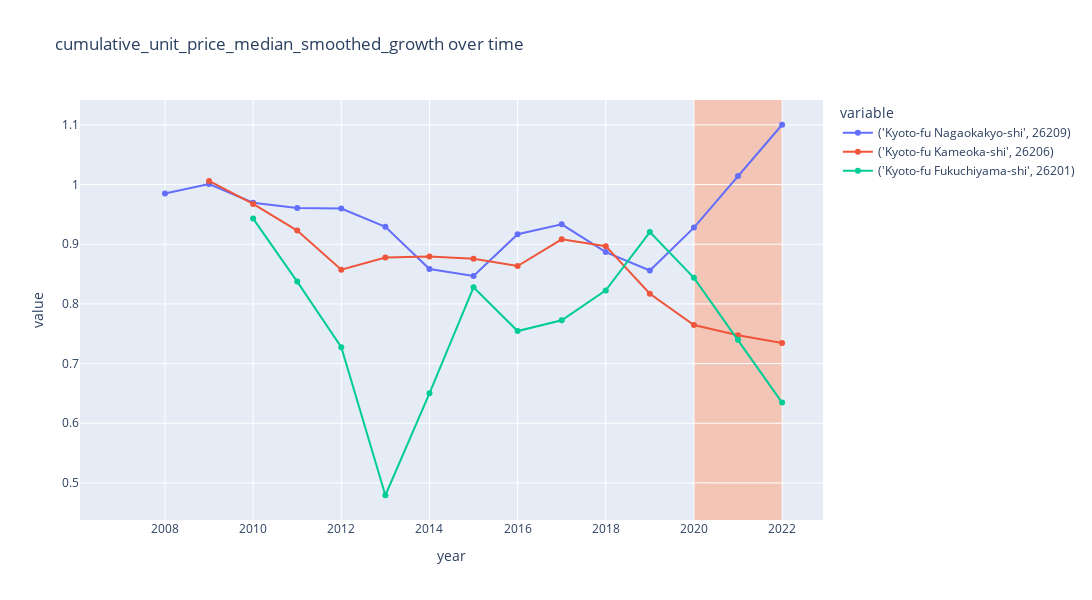
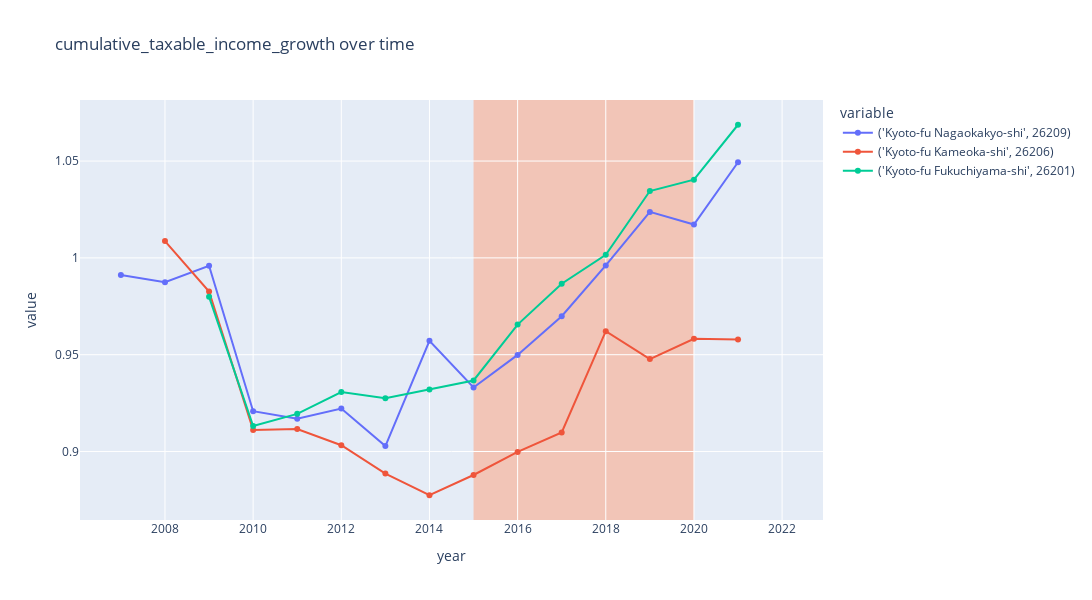
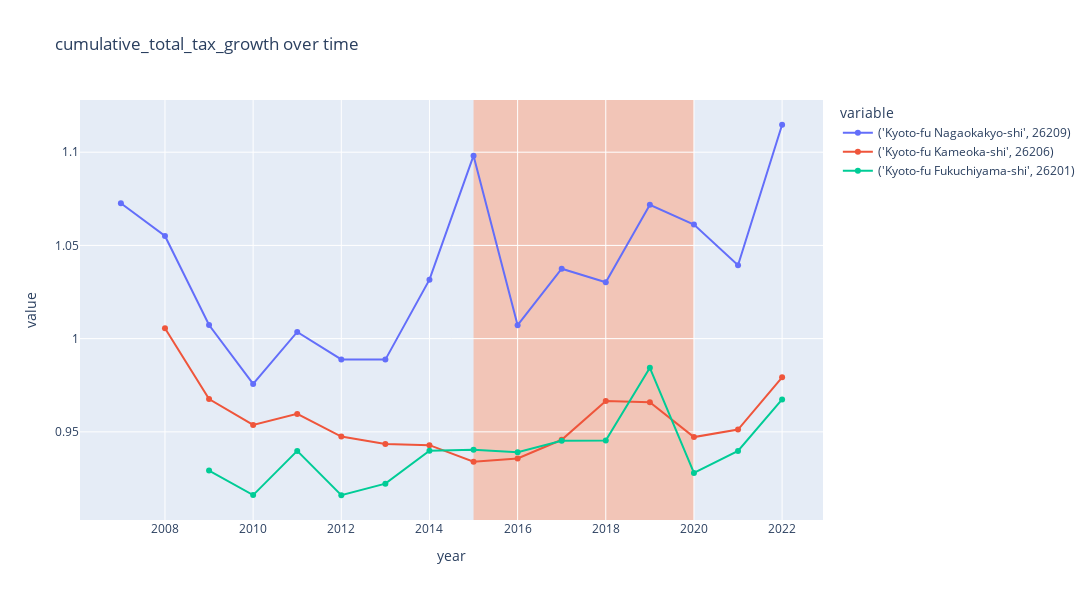
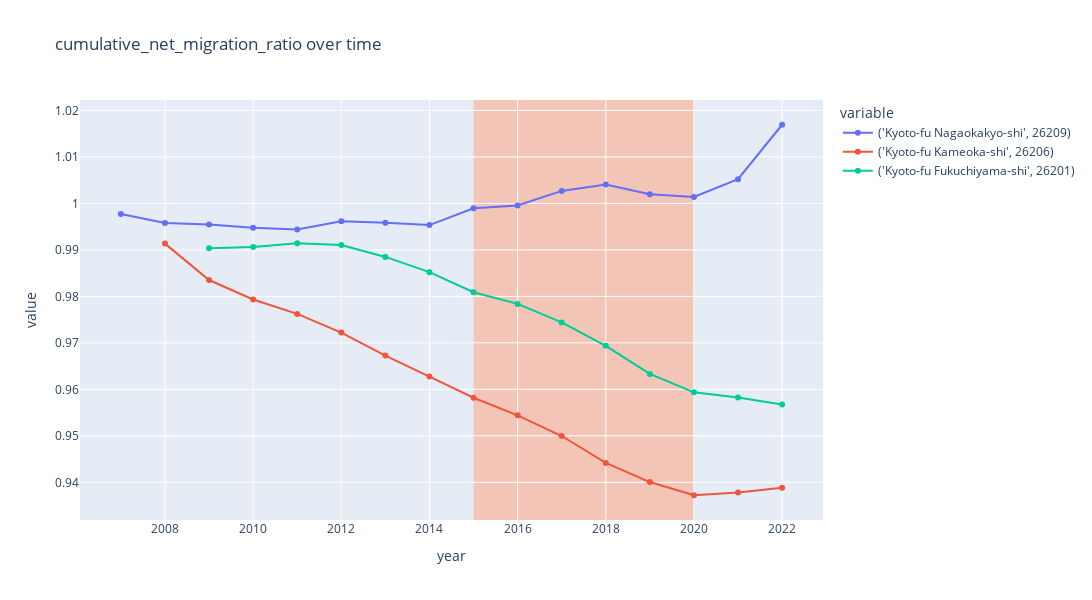

The cell these charts' notebook holds for them, in order:
### Code cell
area_codes = [26209, 26206, 26201]
area_df = core_df[core_df["area_code"].isin(area_codes)].sort_values(by="year", ascending=True)

area_df[f"cumulative_{metric}_growth"] = get_cumulative_growth_from_base(area_df.copy(), metric)

plot_time_series(
    area_df,
    f"cumulative_{metric}_growth",
    group_by_columns,
    granularity_columns,
    f"cumulative_{metric}_growth over time",
    # visible="legendonly",
    width=1200,
    height=600,
    highlight=True,
    highlight_range=(2020, 2022)
)

growth_factors = [
    "taxable_income_growth",
    "total_tax_growth",
    "net_migration_ratio",
    "new_dwellings_ratio",
]

base_factors = [
    "taxpayer_count",
    "count"
]

cumulative_factors = [
    f"cumulative_{factor}" for factor in growth_factors
] + [
    f"cumulative_{factor}_growth" for factor in base_factors
]

area_df[growth_factors] = area_df[growth_factors].replace({0: np.nan})
area_df[base_factors] = area_df[base_factors].replace({0: np.nan})

for factor in growth_factors:
    area_df[f"cumulative_{factor}"] = get_cumulative_growth(
        area_df.copy(), factor
    )

for factor in base_factors:
    area_df[f"cumulative_{factor}_growth"] = get_cumulative_growth_from_base(
        area_df.copy(), factor
    )

for cumulative_factor in cumulative_factors:
    plot_time_series(
        area_df,
        cumulative_factor,
        group_by_columns,
        granularity_columns,
        f"{cumulative_factor} over time",
        # visible="legendonly",
        width=1200,
        height=600,
        highlight=True,
        highlight_range=(2015, 2020)
    )

### Figure 1 — Plotly figure (JSON) as saved in the notebook; plotly's stock layout.template omitted (floating-point values rounded to 4 significant figures)
{"data": [{"hovertemplate": "variable=('Kyoto-fu Nagaokakyo-shi', 26209)<br>year=%{x}<br>value=%{y}<extra></extra>", "legendgroup": "('Kyoto-fu Nagaokakyo-shi', 26209)", "line": {"color": "#636efa", "dash": "solid"}, "marker": {"symbol": "circle"}, "mode": "lines+markers", "name": "('Kyoto-fu Nagaokakyo-shi', 26209)", "orientation": "v", "showlegend": true, "type": "scatter", "x": [2007, 2008, 2009, 2010, 2011, 2012, 2013, 2014, 2015, 2016, 2017, 2018, 2019, 2020, 2021, 2022], "xaxis": "x", "y": [null, 0.9852, 1.001, 0.9695, 0.9609, 0.9599, 0.9291, 0.8584, 0.8467, 0.9169, 0.9335, 0.8869, 0.856, 0.9278, 1.014, 1.1], "yaxis": "y"}, {"hovertemplate": "variable=('Kyoto-fu Kameoka-shi', 26206)<br>year=%{x}<br>value=%{y}<extra></extra>", "legendgroup": "('Kyoto-fu Kameoka-shi', 26206)", "line": {"color": "#EF553B", "dash": "solid"}, "marker": {"symbol": "circle"}, "mode": "lines+markers", "name": "('Kyoto-fu Kameoka-shi', 26206)", "orientation": "v", "showlegend": true, "type": "scatter", "x": [2007, 2008, 2009, 2010, 2011, 2012, 2013, 2014, 2015, 2016, 2017, 2018, 2019, 2020, 2021, 2022], "xaxis": "x", "y": [null, null, 1.006, 0.9675, 0.9229, 0.8574, 0.8778, 0.8797, 0.8758, 0.8635, 0.9082, 0.8968, 0.8171, 0.7647, 0.7476, 0.7346], "yaxis": "y"}, {"hovertemplate": "variable=('Kyoto-fu Fukuchiyama-shi', 26201)<br>year=%{x}<br>value=%{y}<extra></extra>", "legendgroup": "('Kyoto-fu Fukuchiyama-shi', 26201)", "line": {"color": "#00cc96", "dash": "solid"}, "marker": {"symbol": "circle"}, "mode": "lines+markers", "name": "('Kyoto-fu Fukuchiyama-shi', 26201)", "orientation": "v", "showlegend": true, "type": "scatter", "x": [2007, 2008, 2009, 2010, 2011, 2012, 2013, 2014, 2015, 2016, 2017, 2018, 2019, 2020, 2021, 2022], "xaxis": "x", "y": [null, null, null, 0.943, 0.8374, 0.7276, 0.4794, 0.6502, 0.8278, 0.7545, 0.7725, 0.8227, 0.9204, 0.8437, 0.7399, 0.6346], "yaxis": "y"}], "layout": {"autosize": false, "height": 600, "hovermode": "closest", "legend": {"title": {"text": "variable"}, "tracegroupgap": 0}, "shapes": [{"fillcolor": "LightSalmon", "layer": "below", "line": {"width": 0}, "opacity": 0.5, "type": "rect", "x0": 2020, "x1": 2022, "xref": "x", "y0": 0, "y1": 1, "yref": "y domain"}], "showlegend": true, "title": {"text": "cumulative_unit_price_median_smoothed_growth over time"}, "width": 1200, "xaxis": {"anchor": "y", "domain": [0, 1], "title": {"text": "year"}}, "yaxis": {"anchor": "x", "domain": [0, 1], "title": {"text": "value"}}}}

### Figure 2 — Plotly figure (JSON) as saved in the notebook; plotly's stock layout.template omitted (floating-point values rounded to 4 significant figures)
{"data": [{"hovertemplate": "variable=('Kyoto-fu Nagaokakyo-shi', 26209)<br>year=%{x}<br>value=%{y}<extra></extra>", "legendgroup": "('Kyoto-fu Nagaokakyo-shi', 26209)", "line": {"color": "#636efa", "dash": "solid"}, "marker": {"symbol": "circle"}, "mode": "lines+markers", "name": "('Kyoto-fu Nagaokakyo-shi', 26209)", "orientation": "v", "showlegend": true, "type": "scatter", "x": [2007, 2008, 2009, 2010, 2011, 2012, 2013, 2014, 2015, 2016, 2017, 2018, 2019, 2020, 2021, 2022], "xaxis": "x", "y": [0.9912, 0.9875, 0.9959, 0.9208, 0.9169, 0.9222, 0.9028, 0.9571, 0.9331, 0.9499, 0.9698, 0.9961, 1.024, 1.017, 1.049, null], "yaxis": "y"}, {"hovertemplate": "variable=('Kyoto-fu Kameoka-shi', 26206)<br>year=%{x}<br>value=%{y}<extra></extra>", "legendgroup": "('Kyoto-fu Kameoka-shi', 26206)", "line": {"color": "#EF553B", "dash": "solid"}, "marker": {"symbol": "circle"}, "mode": "lines+markers", "name": "('Kyoto-fu Kameoka-shi', 26206)", "orientation": "v", "showlegend": true, "type": "scatter", "x": [2007, 2008, 2009, 2010, 2011, 2012, 2013, 2014, 2015, 2016, 2017, 2018, 2019, 2020, 2021, 2022], "xaxis": "x", "y": [null, 1.009, 0.9826, 0.9112, 0.9116, 0.9032, 0.8886, 0.8774, 0.8879, 0.8998, 0.9098, 0.9622, 0.9477, 0.9582, 0.9578, null], "yaxis": "y"}, {"hovertemplate": "variable=('Kyoto-fu Fukuchiyama-shi', 26201)<br>year=%{x}<br>value=%{y}<extra></extra>", "legendgroup": "('Kyoto-fu Fukuchiyama-shi', 26201)", "line": {"color": "#00cc96", "dash": "solid"}, "marker": {"symbol": "circle"}, "mode": "lines+markers", "name": "('Kyoto-fu Fukuchiyama-shi', 26201)", "orientation": "v", "showlegend": true, "type": "scatter", "x": [2007, 2008, 2009, 2010, 2011, 2012, 2013, 2014, 2015, 2016, 2017, 2018, 2019, 2020, 2021, 2022], "xaxis": "x", "y": [null, null, 0.9799, 0.9132, 0.9195, 0.9307, 0.9276, 0.932, 0.9367, 0.9656, 0.9866, 1.002, 1.035, 1.04, 1.069, null], "yaxis": "y"}], "layout": {"autosize": false, "height": 600, "hovermode": "closest", "legend": {"title": {"text": "variable"}, "tracegroupgap": 0}, "shapes": [{"fillcolor": "LightSalmon", "layer": "below", "line": {"width": 0}, "opacity": 0.5, "type": "rect", "x0": 2015, "x1": 2020, "xref": "x", "y0": 0, "y1": 1, "yref": "y domain"}], "showlegend": true, "title": {"text": "cumulative_taxable_income_growth over time"}, "width": 1200, "xaxis": {"anchor": "y", "domain": [0, 1], "title": {"text": "year"}}, "yaxis": {"anchor": "x", "domain": [0, 1], "title": {"text": "value"}}}}

### Figure 3 — Plotly figure (JSON) as saved in the notebook; plotly's stock layout.template omitted (floating-point values rounded to 4 significant figures)
{"data": [{"hovertemplate": "variable=('Kyoto-fu Nagaokakyo-shi', 26209)<br>year=%{x}<br>value=%{y}<extra></extra>", "legendgroup": "('Kyoto-fu Nagaokakyo-shi', 26209)", "line": {"color": "#636efa", "dash": "solid"}, "marker": {"symbol": "circle"}, "mode": "lines+markers", "name": "('Kyoto-fu Nagaokakyo-shi', 26209)", "orientation": "v", "showlegend": true, "type": "scatter", "x": [2007, 2008, 2009, 2010, 2011, 2012, 2013, 2014, 2015, 2016, 2017, 2018, 2019, 2020, 2021, 2022], "xaxis": "x", "y": [1.073, 1.055, 1.007, 0.9757, 1.004, 0.9889, 0.9888, 1.032, 1.098, 1.007, 1.037, 1.03, 1.072, 1.061, 1.039, 1.115], "yaxis": "y"}, {"hovertemplate": "variable=('Kyoto-fu Kameoka-shi', 26206)<br>year=%{x}<br>value=%{y}<extra></extra>", "legendgroup": "('Kyoto-fu Kameoka-shi', 26206)", "line": {"color": "#EF553B", "dash": "solid"}, "marker": {"symbol": "circle"}, "mode": "lines+markers", "name": "('Kyoto-fu Kameoka-shi', 26206)", "orientation": "v", "showlegend": true, "type": "scatter", "x": [2007, 2008, 2009, 2010, 2011, 2012, 2013, 2014, 2015, 2016, 2017, 2018, 2019, 2020, 2021, 2022], "xaxis": "x", "y": [null, 1.006, 0.9676, 0.9537, 0.9596, 0.9475, 0.9435, 0.9429, 0.934, 0.9357, 0.9458, 0.9666, 0.9659, 0.9472, 0.9512, 0.9793], "yaxis": "y"}, {"hovertemplate": "variable=('Kyoto-fu Fukuchiyama-shi', 26201)<br>year=%{x}<br>value=%{y}<extra></extra>", "legendgroup": "('Kyoto-fu Fukuchiyama-shi', 26201)", "line": {"color": "#00cc96", "dash": "solid"}, "marker": {"symbol": "circle"}, "mode": "lines+markers", "name": "('Kyoto-fu Fukuchiyama-shi', 26201)", "orientation": "v", "showlegend": true, "type": "scatter", "x": [2007, 2008, 2009, 2010, 2011, 2012, 2013, 2014, 2015, 2016, 2017, 2018, 2019, 2020, 2021, 2022], "xaxis": "x", "y": [null, null, 0.9293, 0.9161, 0.9398, 0.916, 0.9222, 0.9399, 0.9404, 0.9391, 0.9453, 0.9453, 0.9843, 0.928, 0.9397, 0.9674], "yaxis": "y"}], "layout": {"autosize": false, "height": 600, "hovermode": "closest", "legend": {"title": {"text": "variable"}, "tracegroupgap": 0}, "shapes": [{"fillcolor": "LightSalmon", "layer": "below", "line": {"width": 0}, "opacity": 0.5, "type": "rect", "x0": 2015, "x1": 2020, "xref": "x", "y0": 0, "y1": 1, "yref": "y domain"}], "showlegend": true, "title": {"text": "cumulative_total_tax_growth over time"}, "width": 1200, "xaxis": {"anchor": "y", "domain": [0, 1], "title": {"text": "year"}}, "yaxis": {"anchor": "x", "domain": [0, 1], "title": {"text": "value"}}}}

### Figure 4 — Plotly figure (JSON) as saved in the notebook; plotly's stock layout.template omitted (floating-point values rounded to 4 significant figures)
{"data": [{"hovertemplate": "variable=('Kyoto-fu Nagaokakyo-shi', 26209)<br>year=%{x}<br>value=%{y}<extra></extra>", "legendgroup": "('Kyoto-fu Nagaokakyo-shi', 26209)", "line": {"color": "#636efa", "dash": "solid"}, "marker": {"symbol": "circle"}, "mode": "lines+markers", "name": "('Kyoto-fu Nagaokakyo-shi', 26209)", "orientation": "v", "showlegend": true, "type": "scatter", "x": [2007, 2008, 2009, 2010, 2011, 2012, 2013, 2014, 2015, 2016, 2017, 2018, 2019, 2020, 2021, 2022], "xaxis": "x", "y": [0.9977, 0.9958, 0.9955, 0.9948, 0.9944, 0.9962, 0.9958, 0.9953, 0.999, 0.9996, 1.003, 1.004, 1.002, 1.001, 1.005, 1.017], "yaxis": "y"}, {"hovertemplate": "variable=('Kyoto-fu Kameoka-shi', 26206)<br>year=%{x}<br>value=%{y}<extra></extra>", "legendgroup": "('Kyoto-fu Kameoka-shi', 26206)", "line": {"color": "#EF553B", "dash": "solid"}, "marker": {"symbol": "circle"}, "mode": "lines+markers", "name": "('Kyoto-fu Kameoka-shi', 26206)", "orientation": "v", "showlegend": true, "type": "scatter", "x": [2007, 2008, 2009, 2010, 2011, 2012, 2013, 2014, 2015, 2016, 2017, 2018, 2019, 2020, 2021, 2022], "xaxis": "x", "y": [null, 0.9913, 0.9835, 0.9793, 0.9762, 0.9722, 0.9673, 0.9628, 0.9582, 0.9544, 0.95, 0.9442, 0.9401, 0.9372, 0.9378, 0.9388], "yaxis": "y"}, {"hovertemplate": "variable=('Kyoto-fu Fukuchiyama-shi', 26201)<br>year=%{x}<br>value=%{y}<extra></extra>", "legendgroup": "('Kyoto-fu Fukuchiyama-shi', 26201)", "line": {"color": "#00cc96", "dash": "solid"}, "marker": {"symbol": "circle"}, "mode": "lines+markers", "name": "('Kyoto-fu Fukuchiyama-shi', 26201)", "orientation": "v", "showlegend": true, "type": "scatter", "x": [2007, 2008, 2009, 2010, 2011, 2012, 2013, 2014, 2015, 2016, 2017, 2018, 2019, 2020, 2021, 2022], "xaxis": "x", "y": [null, null, 0.9903, 0.9906, 0.9914, 0.9911, 0.9885, 0.9852, 0.9809, 0.9784, 0.9744, 0.9694, 0.9633, 0.9594, 0.9582, 0.9568], "yaxis": "y"}], "layout": {"autosize": false, "height": 600, "hovermode": "closest", "legend": {"title": {"text": "variable"}, "tracegroupgap": 0}, "shapes": [{"fillcolor": "LightSalmon", "layer": "below", "line": {"width": 0}, "opacity": 0.5, "type": "rect", "x0": 2015, "x1": 2020, "xref": "x", "y0": 0, "y1": 1, "yref": "y domain"}], "showlegend": true, "title": {"text": "cumulative_net_migration_ratio over time"}, "width": 1200, "xaxis": {"anchor": "y", "domain": [0, 1], "title": {"text": "year"}}, "yaxis": {"anchor": "x", "domain": [0, 1], "title": {"text": "value"}}}}
